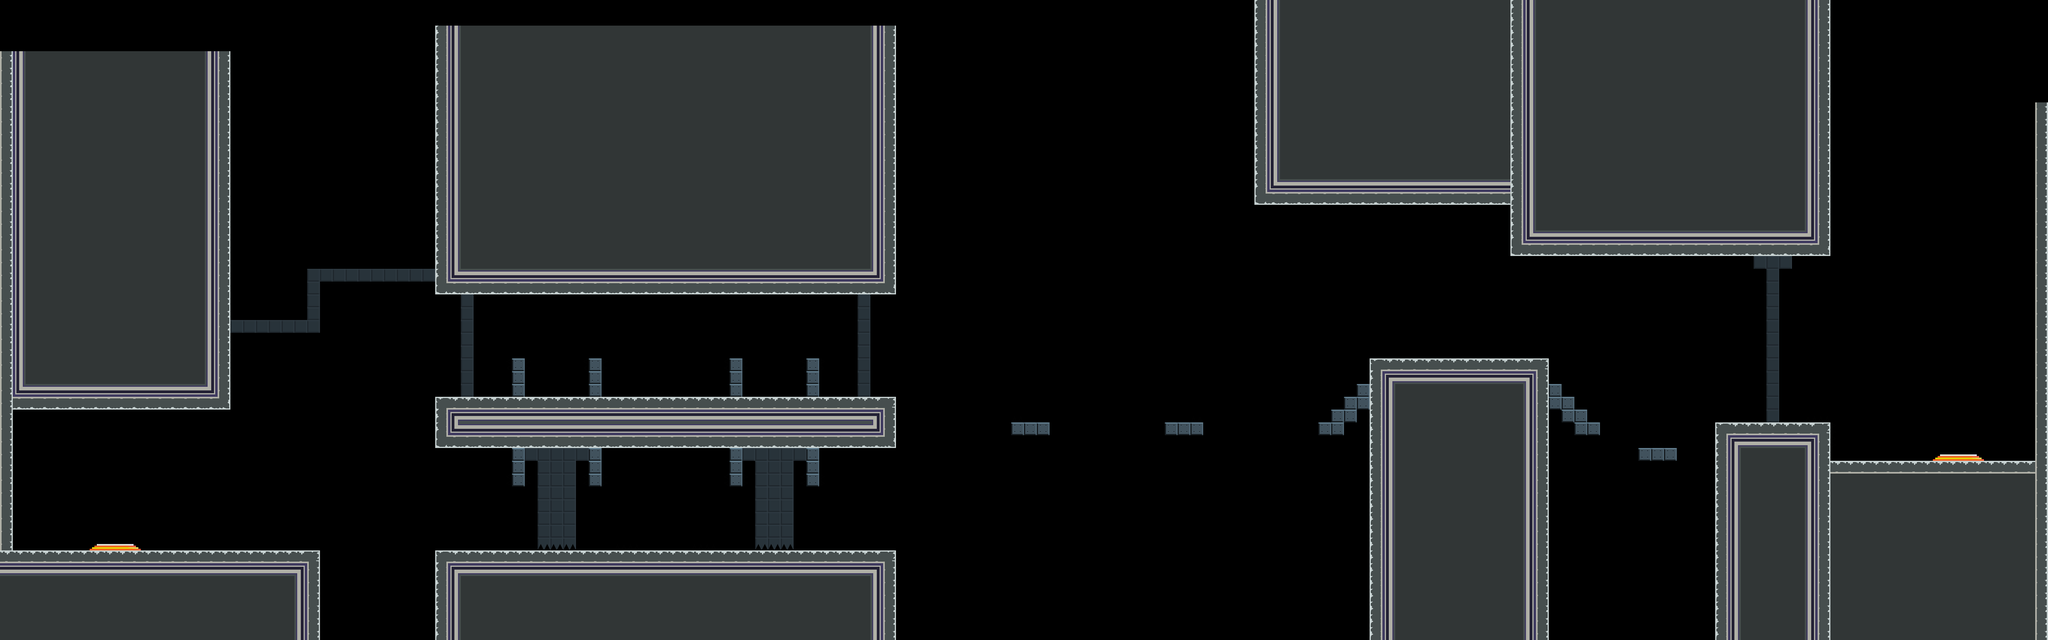

Rendered tile map (Tiled .tmx) drawn with the repository's tilesets; below, a short description and the map source with its tile grids summarised:
An orthogonal 160x50 tile map with 32x32 px tiles, 2 tile layers (Platform, Spikes), 2 tilesets and 98 objects.

<map version="1.0" orientation="orthogonal" renderorder="right-up" width="160" height="50" tilewidth="32" tileheight="32" nextobjectid="161">
 <tileset firstgid="1" name="tileset-new" tilewidth="32" tileheight="32" spacing="2" margin="1" tilecount="225">
  <image source="../tileset-new.png" width="512" height="512" />
 </tileset>
 <tileset firstgid="226" name="tiles_128" tilewidth="32" tileheight="32" tilecount="16">
  <image source="../tiles_128.png" width="128" height="128" />
 </tileset>
 <layer name="Platform" width="160" height="50">
  <data>[8000 cells, 3578 non-empty, 25 distinct tile ids]</data>
 </layer>
 <layer name="Spikes" width="160" height="50">
  <data>[8000 cells, 6 non-empty, 1 distinct tile ids]</data>
 </layer>
 <objectgroup name="PlatformOb">
  <object id="3" x="1" y="512.375" width="30" height="871.625" />
  <object id="4" x="4.96973" y="1377.33" width="792.364" height="204" />
  <object id="7" x="1090.33" y="1378.25" width="1147.67" height="213.42" />
  <object id="8" x="3425.5" y="898" width="443" height="704" />
  <object id="27" x="32.5" y="636" width="540" height="382" />
  <object id="28" x="1090.67" y="458" width="1149.33" height="272.667" />
  <object id="63" x="1089.67" y="993.667" width="1148.33" height="124.667" />
  <object id="65" x="1472" y="896" width="32" height="96" />
  <object id="66" x="1824" y="896" width="32" height="96" />
  <object id="67" x="2016" y="896" width="32" height="96" />
  <object id="68" x="2528" y="1056" width="96" height="32" />
  <object id="69" x="2912" y="1056" width="96" height="32" />
  <object id="71" x="3296" y="1056" width="64" height="32" />
  <object id="72" x="3328" y="1024" width="64" height="32" />
  <object id="73" x="3360" y="992" width="64" height="32" />
  <object id="74" x="3392" y="960" width="32" height="32" />
  <object id="75" x="3872" y="960" width="32" height="32" />
  <object id="76" x="3872" y="992" width="64" height="32" />
  <object id="77" x="3904" y="1024" width="64" height="32" />
  <object id="78" x="3936" y="1056" width="64" height="32" />
  <object id="79" x="4096" y="1120" width="96" height="32" />
  <object id="80" x="4288" y="1056" width="288" height="544" />
  <object id="81" x="4576" y="1152" width="512" height="448" />
  <object id="82" x="5088" y="256" width="32" height="1344" />
  <object id="87" x="3136" y="384" width="1440" height="128" />
  <object id="88" x="3776" y="512" width="800" height="128" />
  <object id="153" x="1280" y="896" width="32" height="96" />
  <object id="154" x="1280" y="1120" width="32" height="96" />
  <object id="158" x="1472" y="1120" width="32" height="96" />
  <object id="159" x="1824" y="1120" width="32" height="96" />
  <object id="160" x="2016" y="1120" width="32" height="96" />
 </objectgroup>
 <objectgroup name="PortalOb">
  <object id="15" x="4831.77" y="1152.17">
   <properties>
    <property name="place" value="exit" />
    <property name="type" value="body" />
   </properties>
   <polygon points="0,0 16,-16.25 113.25,-16 128,0.25" />
  </object>
  <object id="17" x="4848.56" y="1130.81" width="93.3334" height="18">
   <properties>
    <property name="place" value="exit" />
    <property name="type" value="sensor" />
   </properties>
  </object>
  <object id="18" x="223.668" y="1376.68">
   <properties>
    <property name="place" value="entry" />
    <property name="type" value="body" />
   </properties>
   <polygon points="0,0 16,-16.25 113.25,-16 128,0.25" />
  </object>
  <object id="19" x="241.458" y="1354.32" width="93.3334" height="18">
   <properties>
    <property name="place" value="entry" />
    <property name="type" value="sensor" />
   </properties>
  </object>
 </objectgroup>
 <objectgroup name="SpikesOb">
  <object id="89" x="1265.09" y="898.636" width="14.3636" height="28" />
  <object id="90" x="1312.36" y="898.818" width="14.3636" height="28" />
  <object id="91" x="1457.32" y="898" width="14.3636" height="28" />
  <object id="92" x="1504.57" y="898.25" width="14.3636" height="28" />
  <object id="93" x="1809.57" y="898" width="14.3636" height="28" />
  <object id="94" x="1856.57" y="897.75" width="14.3636" height="28" />
  <object id="95" x="2001.07" y="898" width="14.3636" height="28" />
  <object id="96" x="2048.07" y="898.25" width="14.3636" height="28" />
  <object id="97" x="2049.07" y="1185.75" width="14.3636" height="28" />
  <object id="98" x="2000.32" y="1186" width="14.3636" height="28" />
  <object id="99" x="1857.57" y="1186.75" width="14.3636" height="28" />
  <object id="100" x="1808.07" y="1186" width="14.3636" height="28" />
  <object id="101" x="1504.57" y="1186.5" width="14.3636" height="28" />
  <object id="102" x="1457.32" y="1186.25" width="14.3636" height="28" />
  <object id="103" x="1313.32" y="1186.25" width="14.3636" height="28" />
  <object id="104" x="1265.07" y="1186.75" width="14.3636" height="28" />
  <object id="105" x="1346.67" y="1363" width="91" height="13" />
  <object id="106" x="1538" y="1362.33" width="59.3333" height="13.6667" />
  <object id="107" x="1731" y="1362.33" width="58.6667" height="13.3333" />
  <object id="108" x="1890" y="1362.67" width="91.3333" height="12.6667" />
  <object id="109" x="1603.25" y="977.25" width="122.25" height="13.25" />
  <object id="110" x="2530.5" y="1041" width="28.25" height="14.75" />
  <object id="111" x="2977.75" y="1041.5" width="29.25" height="13.75" />
  <object id="112" x="4130" y="1105.5" width="29.5" height="13.25" />
  <object id="113" x="4514.5" y="1041.75" width="59.5" height="13.25" />
  <object id="114" x="4576.75" y="1058.25" width="14" height="60.25" />
 </objectgroup>
 <objectgroup name="LightOb">
  <object id="16" x="4854.66" y="1128.83" width="82.1818" height="15.9091">
   <properties>
    <property name="color" value="4" />
   </properties>
  </object>
  <object id="21" x="246.992" y="1354.38" width="82.1818" height="15.9091">
   <properties>
    <property name="color" value="4" />
   </properties>
  </object>
 </objectgroup>
 <objectgroup name="CoinOb">
  <object id="115" x="1344" y="1280" width="32" height="32" />
  <object id="116" x="1376" y="1280" width="32" height="32" />
  <object id="117" x="1408" y="1280" width="32" height="32" />
  <object id="118" x="1376" y="896" width="32" height="32" />
  <object id="119" x="1376" y="864" width="32" height="32" />
  <object id="120" x="1376" y="832" width="32" height="32" />
  <object id="121" x="1920" y="896" width="32" height="32" />
  <object id="122" x="1920" y="864" width="32" height="32" />
  <object id="123" x="1920" y="832" width="32" height="32" />
  <object id="124" x="1632" y="896" width="32" height="32" />
  <object id="125" x="1664" y="896" width="32" height="32" />
  <object id="126" x="1888" y="1280" width="32" height="32" />
  <object id="127" x="1920" y="1280" width="32" height="32" />
  <object id="128" x="1952" y="1280" width="32" height="32" />
  <object id="129" x="1632" y="1280" width="32" height="32" />
  <object id="130" x="1664" y="1280" width="32" height="32" />
  <object id="131" x="2560" y="992" width="32" height="32" />
  <object id="132" x="2944" y="992" width="32" height="32" />
  <object id="133" x="3520" y="800" width="32" height="32" />
  <object id="134" x="3584" y="800" width="32" height="32" />
  <object id="135" x="3648" y="800" width="32" height="32" />
  <object id="136" x="3712" y="800" width="32" height="32" />
  <object id="137" x="3584" y="832" width="32" height="32" />
  <object id="138" x="3648" y="832" width="32" height="32" />
  <object id="139" x="4512" y="992" width="32" height="32" />
  <object id="140" x="4544" y="960" width="32" height="32" />
  <object id="141" x="4576" y="992" width="32" height="32" />
  <object id="142" x="4608" y="1024" width="32" height="32" />
  </objectgroup>
 <objectgroup name="MoverOb">
  <!-- 4 objects omitted --></objectgroup>
</map>
<!-- 7 of 98 objects omitted -->